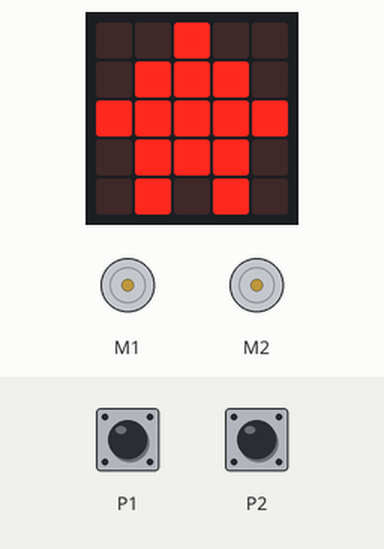
Bench run of a program on a simulated BBC micro:bit (MakeCode). On the bench: the board's 5×5 LED display, 2 × DC motor (green arrow = forward, orange = backward, longer = faster). The inputs (shaded band) are chosen by the test bench; at power-on: P1 HIGH, P2 HIGH.

Above: at 1.8 s.
1.9 s: P1 pulled LOW for 0.15 s
At 2.2 s:
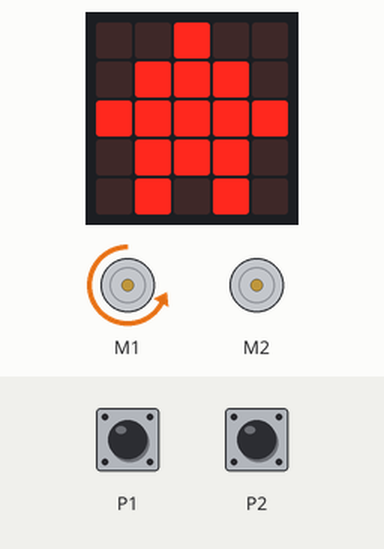
3.5 s: P2 pulled LOW for 0.15 s
At 4.7 s:
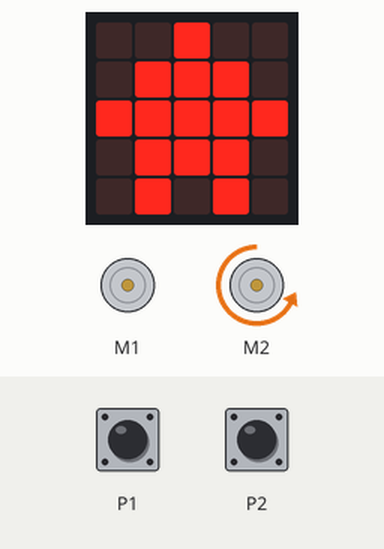
5.1 s: P1 pulled LOW for 1 s
At 5.6 s:
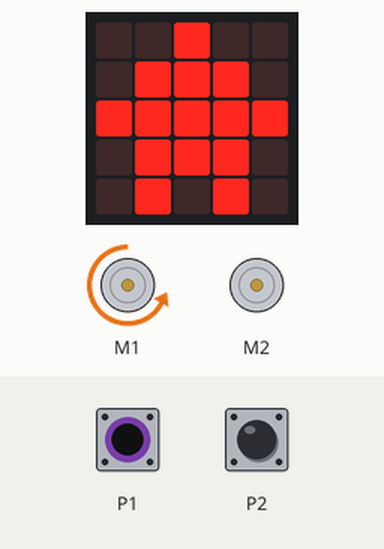
7.6 s: P2 pulled LOW for 1 s
At 8.9 s:
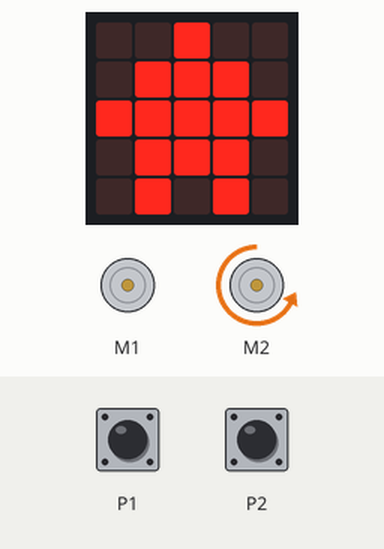
10.1 s: P1 driven LOW and P2 driven LOW
At 11.1 s:
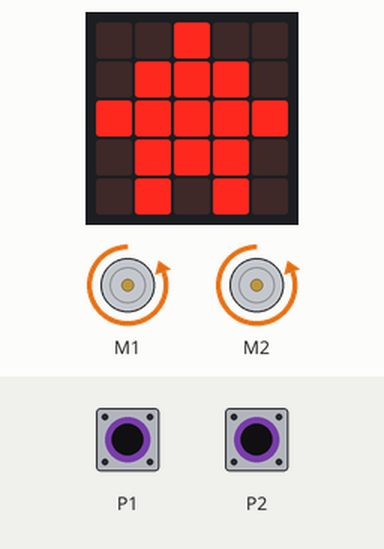
Timing chart, 0 to 12.6 s (numbered marks = the images above; inputs shaded):
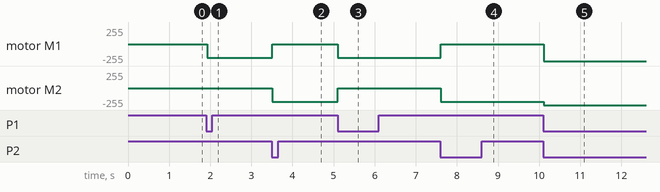

Measured:
- after the input at 1.9 s, motor M1: stopped → backward 204/255 at once
- after the input at 3.5 s, motor M1: backward 204/255 → stopped at once; motor M2: stopped → backward 204/255 at once
- after the input at 5.1 s, motor M1: stopped → backward 204/255 at once; motor M2: backward 204/255 → stopped at once
- after the input at 7.6 s, motor M1: backward 204/255 → stopped at once; motor M2: stopped → backward 204/255 at once
- after the input at 10.1 s, motor M1: stopped → backward 255/255 at once; motor M2: backward 204/255 → backward 255/255 at once

The program:

main.ts
```typescript
function Turn_left () {
    wuKong.setAllMotor(0, -80)
}
function Turn_right () {
    wuKong.setAllMotor(-80, 0)
}
function Go_forward () {
    wuKong.setAllMotor(-100, -100)
}
basic.showIcon(IconNames.House)
pins.setPull(DigitalPin.P1, PinPullMode.PullUp)
pins.setPull(DigitalPin.P2, PinPullMode.PullUp)
basic.forever(function () {
    if (pins.digitalReadPin(DigitalPin.P1) == 0 && pins.digitalReadPin(DigitalPin.P2) == 0) {
        Go_forward()
    } else if (pins.digitalReadPin(DigitalPin.P1) == 0 && pins.digitalReadPin(DigitalPin.P2) == 1) {
        Turn_right()
    } else if (pins.digitalReadPin(DigitalPin.P1) == 1 && pins.digitalReadPin(DigitalPin.P2) == 0) {
        Turn_left()
    }
})
```

test.ts
```typescript
// tests gaan hier; deze zal niet worden gecompileerd wanneer dit pakket wordt gebruikt als extensie.
```
